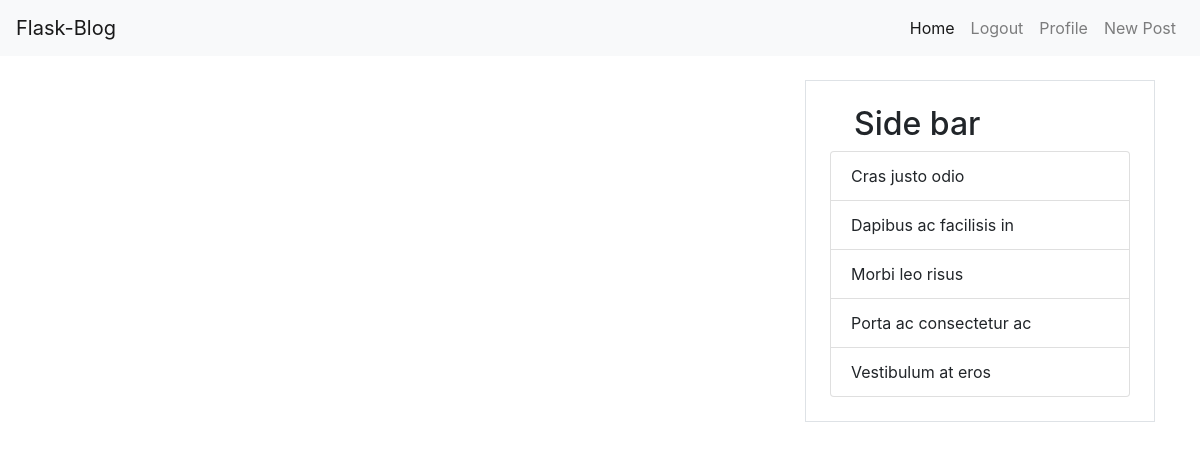
The app's page /home (signed in), older data.
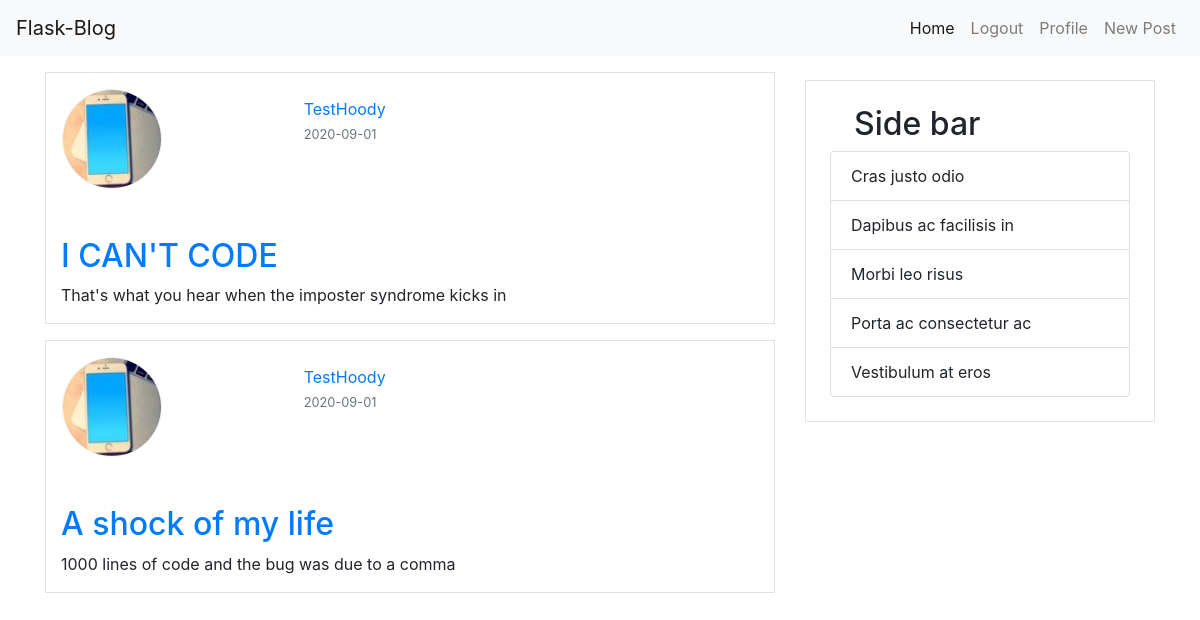
The same page, newer data.
### flaskblog/models.py (models this page shows, shortened)
class Post(db.Model):
    id = db.Column(db.Integer,primary_key=True)
    title = db.Column(db.String(100),nullable=False)
    content = db.Column(db.Text,nullable=False)
    date_posted = db.Column(db.DateTime,nullable=False,default=datetime.utcnow)
    user_id = db.Column(db.Integer,db.ForeignKey('user.id'),nullable=False)

class User(db.Model,UserMixin):
    id = db.Column(db.Integer,primary_key=True)
    username = db.Column(db.String(20),unique=True,nullable=False)
    email = db.Column(db.String(120),unique=True,nullable=False)
    image_file = db.Column(db.String(60),nullable=False,default='default.png')
    password = db.Column(db.String(20),nullable=False)
    posts = db.relationship('Post',backref='author',lazy=True)

### flaskblog/routes.py (the view)
@app.route('/')
@app.route('/home')
@login_required
def home_page():
    posts = Post.query.all()
    return render_template('index.html',posts=posts)

### flaskblog/models.py (called while the page is built)
@login_manager.user_loader
def load_user(user_id):
    return User.query.get(int(user_id))

### flaskblog/templates/index.html
{% extends "base.html"%}
{% block content%}
    <div class="container">
        {%for post in posts%}
            <div class="row border mb-3">
                <div class="col-md-4 p-3">
                    <div class="" >
                        <img src="{{url_for('static',filename='profile_pic/'+ post.author.image_file)}}" alt="" style="width:100px; height:100px; border: 1px solid #eee; border-radius: 50%;display: block; object-fit: cover; " class="">
                    </div>
                </div>
                <div class="col-md-8 pt-4">
                    <a class="d-block">{{post.author.username}}</a>
                    <p class=""><small class="text-muted">{{post.date_posted.strftime('%Y-%m-%d')}}</small></p>
                </div>
                <div class="col-md-12  pt-4">
                    <h2 class="my-2"><a href="{{url_for('post', post_id = post.id)}}">{{post.title}}</a></h2>
                    <p>{{post.content}}</p>
                </div>
            </div>
        {%endfor%}
    </div>
{% endblock content%}

### flaskblog/templates/base.html (shortened to what this page needs)
<!doctype html>
<html lang="en">
  <head>
    <link rel="stylesheet" href="https://stackpath.bootstrapcdn.com/bootstrap/4.5.2/css/bootstrap.min.css">
  </head>
  <body>
    {% include 'navbar.html' %}
    <div class="container">
        <div class="row mt-3">
            <div class="col-md-8">
                {% block content%}{% endblock content%}
            </div>
            <div class="col-md-4">
                <div class="mt-2">
                    <div class="border p-4">
                            <h2 class="ml-4">Side bar</h2>
                            <ul class="list-group">
                                <li class="list-group-item">Cras justo odio</li>
                                <li class="list-group-item">Dapibus ac facilisis in</li>
                                <li class="list-group-item">Morbi leo risus</li>
                                <li class="list-group-item">Porta ac consectetur ac</li>
                                <li class="list-group-item">Vestibulum at eros</li>
                            </ul>
                    </div>
                </div>
            </div>
        </div>
    </div>
</body>
</html>

### flaskblog/templates/navbar.html (shortened to what this page needs)
<nav class="navbar navbar-expand-lg navbar-light bg-light mb-2">
    <a class="navbar-brand" href="{{url_for('home_page')}}">Flask-Blog</a>
        <div class="collapse navbar-collapse" id="navbarSupportedContent">
        <ul class="navbar-nav ml-auto">
            <li class="nav-item active">
            <a class="nav-link" href="{{url_for('home_page')}}">Home <span class="sr-only">(current)</span></a>
            </li>
            {% if current_user.is_authenticated %}
                <li class="nav-item">
                    <a href="{{url_for('logout_page')}}" class="nav-link"> Logout</a>
                </li>
                <li class="nav-item">
                    <a href="{{url_for('account')}}" class="nav-link">Profile</a>
                </li>
                <li class="nav-item">
                    <a href="{{url_for('new_post')}}" class="nav-link">New Post</a>
                </li>
            {%endif%}
        </ul>
        </div>
</nav>

Row changes from the older to the newer data that the page shows:
added Post: image_file (picture), author.username "TestHoody", date_posted "2020-09-01", title "I CAN'T CODE", content "That's what you hear when the imposter syndrome kicks in"
added Post: image_file (picture), author.username "TestHoody", date_posted "2020-09-01", title "A shock of my life", content "1000 lines of code and the bug was due to a comma"
